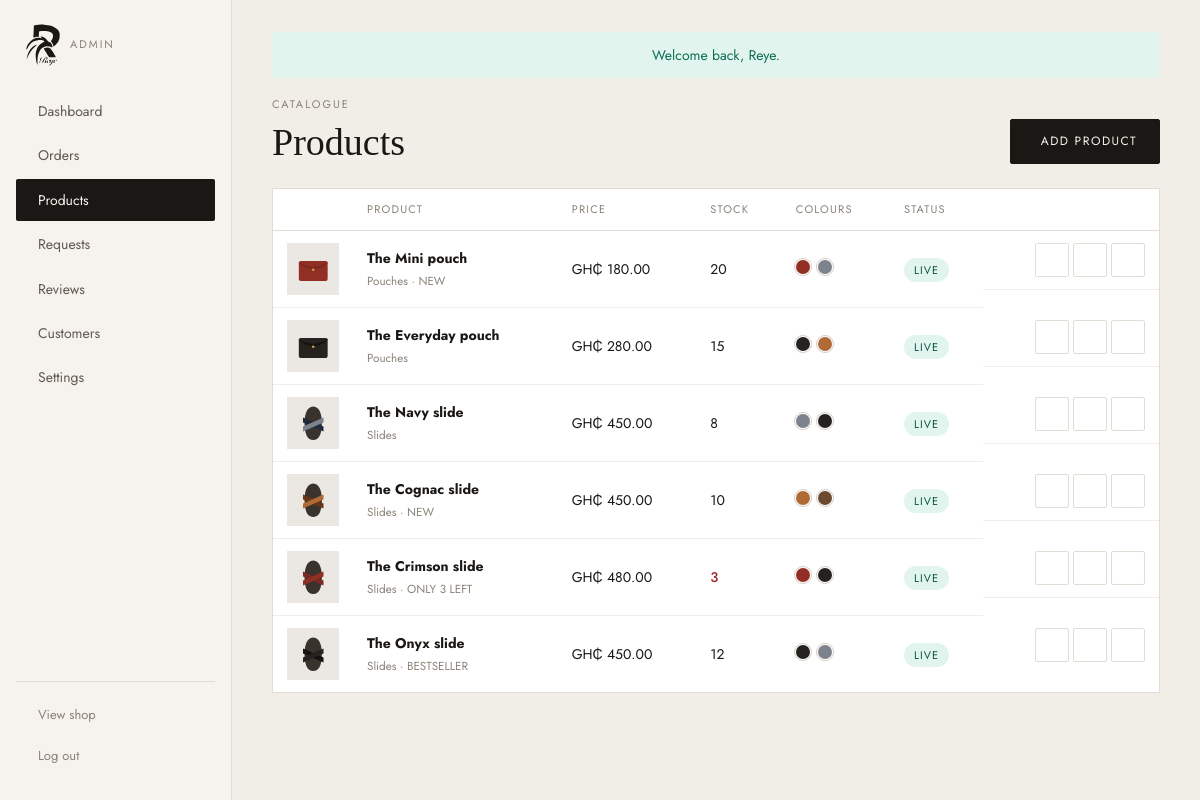
/admin/products.php (signed in), run on the app's committed database.
### tables this page shows
CREATE TABLE products (
  id          INT AUTO_INCREMENT PRIMARY KEY,
  category_id INT NOT NULL,
  name        VARCHAR(100) NOT NULL,
  slug        VARCHAR(120) NOT NULL UNIQUE,
  description TEXT,
  price       DECIMAL(10,2) NOT NULL,
  sizes       VARCHAR(100) NOT NULL DEFAULT 'One size',
  stock       INT NOT NULL DEFAULT 0,
  badge       VARCHAR(30) NULL,
  is_active   TINYINT(1) NOT NULL DEFAULT 1,
  created_at  TIMESTAMP DEFAULT CURRENT_TIMESTAMP,
  updated_at  TIMESTAMP DEFAULT CURRENT_TIMESTAMP ON UPDATE CURRENT_TIMESTAMP,
  FOREIGN KEY (category_id) REFERENCES categories(id)
);

CREATE TABLE categories (
  id   INT AUTO_INCREMENT PRIMARY KEY,
  name VARCHAR(50) NOT NULL,
  slug VARCHAR(50) NOT NULL UNIQUE
);

CREATE TABLE product_colours (
  id          INT AUTO_INCREMENT PRIMARY KEY,
  product_id  INT NOT NULL,
  colour_name VARCHAR(50) NOT NULL,
  hex_main    CHAR(7) NOT NULL,
  hex_accent  CHAR(7) NOT NULL,
  image       VARCHAR(255) NULL,
  FOREIGN KEY (product_id) REFERENCES products(id) ON DELETE CASCADE
);

### includes/functions.php (called while the page is built, shortened)
<?php
function e($value): string
{
    return htmlspecialchars((string) $value, ENT_QUOTES, 'UTF-8');
}
function url(string $path = ''): string
{
    return BASE_URL . '/' . ltrim($path, '/');
}
function money($amount): string
{
    return 'GH₵ ' . number_format((float) $amount, 2);
}

### admin/products.php (the view, shortened to what this page needs)
<?php
require_once __DIR__ . '/_init.php';
require_once __DIR__ . '/../includes/product_card.php';
$products = $pdo->query('SELECT p.*, c.name AS category_name, c.slug AS category_slug
                         FROM products p JOIN categories c ON c.id = p.category_id ORDER BY p.id DESC')->fetchAll();
$colours = [];
foreach ($pdo->query('SELECT * FROM product_colours ORDER BY id') as $c) {
    $colours[(int) $c['product_id']][] = $c;
}
require __DIR__ . '/_header.php';
?>
<div class="admin-head">
  <div><p class="label">Catalogue</p><h1>Products</h1></div>
  <a class="btn" href="<?= url('admin/product_edit.php') ?>"><i class="ti ti-plus"></i> Add product</a>
</div>
<div class="panel" style="padding:0">
  <table class="table">
    <tr><th></th><th>Product</th><th>Price</th><th>Stock</th><th>Colours</th><th>Status</th><th></th></tr>
    <?php foreach ($products as $p): $first = $colours[(int) $p['id']][0] ?? null; ?>
      <tr>
        <td class="thumb-cell">
          <div class="admin-thumb">
            <?php if ($first && $first['image']): ?>
              <img src="<?= url($first['image']) ?>" alt="">
            <?php else: ?>
              <?= product_art($p['category_slug'], $first['hex_main'] ?? '#3a332d', $first['hex_accent'] ?? '#3a332d') ?>
            <?php endif; ?>
          </div>
        </td>
        <td><strong><?= e($p['name']) ?></strong><br><small class="muted"><?= e($p['category_name']) ?><?= $p['badge'] ? ' · ' . e($p['badge']) : '' ?></small></td>
        <td><?= money($p['price']) ?></td>
        <td><span class="<?= (int) $p['stock'] <= 3 ? 'low-stock' : '' ?>"><?= (int) $p['stock'] ?></span></td>
        <td>
          <?php foreach ($colours[(int) $p['id']] ?? [] as $c): ?>
            <span class="dot" style="background:<?= e($c['hex_accent']) ?>" title="<?= e($c['colour_name']) ?><?= $c['image'] ? '' : ' (no photo yet)' ?>"></span>
          <?php endforeach; ?>
        </td>
        <td><?= $p['is_active'] ? '<span class="status status-delivered">Live</span>' : '<span class="status">Hidden</span>' ?></td>
        <td class="actions">
          <a class="icon-btn" href="<?= url('admin/product_edit.php?id=' . (int) $p['id']) ?>" title="Edit"><i class="ti ti-pencil"></i></a>
          <form method="post"><?= csrf_field() ?><input type="hidden" name="id" value="<?= (int) $p['id'] ?>"><input type="hidden" name="action" value="toggle">
            <button class="icon-btn" title="<?= $p['is_active'] ? 'Hide from shop' : 'Show in shop' ?>"><i class="ti <?= $p['is_active'] ? 'ti-eye-off' : 'ti-eye' ?>"></i></button>
          </form>
          <form method="post" data-confirm="Delete <?= e($p['name']) ?>? This cannot be undone. (Tip: hiding keeps it for later.)"><?= csrf_field() ?>
            <button class="icon-btn danger" title="Delete"><i class="ti ti-trash"></i></button>
          </form>
        </td>
      </tr>
    <?php endforeach; ?>
  </table>
</div>
<?php require __DIR__ . '/_footer.php'; ?>

### includes/product_card.php (shortened to what this page needs)
<?php
function product_art(string $categorySlug, string $main, string $accent): string
{
    $main = e($main);
    $accent = e($accent);
    if ($categorySlug === 'pouches') {
        return '<svg class="art" viewBox="0 0 120 100" aria-hidden="true">'
            . '<rect x="15" y="25" width="90" height="62" rx="6" fill="' . $accent . '"/>'
            . '<path d="M15 31Q60 70 105 31V28Q60 58 15 28Z" fill="' . $main . '"/>'
            . '<circle cx="60" cy="52" r="4" fill="#c9a24b"/></svg>';
    }
    return '<svg class="art" viewBox="0 0 120 120" aria-hidden="true">'
        . '<path d="M60 8C38 8 32 40 33 62C34 95 42 112 60 112C78 112 86 95 87 62C88 40 82 8 60 8Z" fill="#3a332d"/>'
        . '<path d="M28 42L92 70V86L28 58Z" fill="' . $main . '"/>'
        . '<path d="M92 42L28 70V86L92 58Z" fill="' . $accent . '"/></svg>';
}
    ?>

### assets/css/style.css (style rules this page uses)
:root { --ink: #1a1714; --cream: #f6f3ee; --sand: #ebe8e3; --stone: #c8c5bf; --clay: #e7e1d6; --line: #e2ddd4; --muted: #8a8379; --body: #5f5950; --gold: #c9a24b; --gold-dark: #b8913f; --danger: #a32d2d; --success: #0f6e56; --serif: 'Cormorant Garamond', Georgia, serif; --sans: 'Jost', 'Helvetica Neue', Arial, sans-serif; --wrap: 1240px; }
*, *::before, *::after { box-sizing: border-box; }
html { scroll-behavior: smooth; }
body { margin: 0; background: var(--cream); color: var(--ink); font-family: var(--sans); font-size: 15px; line-height: 1.6; -webkit-font-smoothing: antialiased; }
a { color: inherit; text-decoration: none; }
button, input, select, textarea { font: inherit; color: inherit; }
.label { font-size: 11px; letter-spacing: 2px; text-transform: uppercase; color: var(--muted); margin: 0 0 8px; }
.btn { display: inline-flex; align-items: center; justify-content: center; gap: 8px; background: var(--ink); color: var(--cream); border: 1px solid var(--ink); border-radius: 2px; padding: 12px 22px; font-size: 12px; letter-spacing: 1.5px; text-transform: uppercase; cursor: pointer; transition: opacity .2s, background .2s; }
.panel { background: #fff; border: 1px solid var(--line); padding: 28px; }
.status { font-size: 11px; letter-spacing: 1px; text-transform: uppercase; padding: 4px 10px; border-radius: 12px; background: var(--sand); }
.status-delivered { background: #e1f5ee; color: #085041; }
.admin-body { background: #f1eee8; }
.admin-main h1 { font-family: var(--serif); font-weight: 400; font-size: 38px; margin: 0; line-height: 1.1; display: flex; align-items: center; gap: 12px; flex-wrap: wrap; }
.admin-main .panel { padding: 22px 24px; margin-bottom: 20px; }
.admin-head { display: flex; justify-content: space-between; align-items: flex-end; gap: 16px; flex-wrap: wrap; margin-bottom: 24px; }
.muted { color: var(--muted); }
.table { width: 100%; border-collapse: collapse; font-size: 14px; }
.table th { text-align: left; font-weight: 400; font-size: 11px; letter-spacing: 1.2px; text-transform: uppercase; color: var(--muted); padding: 12px 14px; border-bottom: 1px solid var(--line); }
.table td { padding: 12px 14px; border-bottom: 1px solid #f0ede8; vertical-align: middle; }
.table tr:last-child td { border-bottom: 0; }
.table td strong, .table code { white-space: nowrap; }
.panel .table { margin: 0; }
.actions { display: flex; gap: 4px; justify-content: flex-end; align-items: center; }
.actions form { margin: 0; }
.icon-btn { width: 34px; height: 34px; border: 1px solid var(--line); background: #fff; display: inline-flex; align-items: center; justify-content: center; cursor: pointer; font-size: 16px; border-radius: 2px; color: var(--body); }
.thumb-cell { width: 64px; }
.admin-thumb { width: 52px; height: 52px; background: var(--sand); display: flex; align-items: center; justify-content: center; overflow: hidden; }
.admin-thumb svg.art { width: 74%; }
.dot { display: inline-block; width: 14px; height: 14px; border-radius: 50%; margin-right: 4px; outline: 1px solid #d4cec4; outline-offset: 1px; }
.low-stock { color: var(--danger); font-weight: 500; }

### data on the page
products: name "The Mini pouch", category.name "Pouches", badge "NEW", price "GH₵ 180.00", stock "20", is_active "LIVE"
products: name "The Everyday pouch", category.name "Pouches", price "GH₵ 280.00", stock "15", is_active "LIVE"
products: name "The Navy slide", category.name "Slides", price "GH₵ 450.00", stock "8", is_active "LIVE"
products: name "The Cognac slide", category.name "Slides", badge "NEW", price "GH₵ 450.00", stock "10", is_active "LIVE"
products: name "The Crimson slide", category.name "Slides", badge "ONLY 3 LEFT", price "GH₵ 480.00", stock "3", is_active "LIVE"
products: name "The Onyx slide", category.name "Slides", badge "BESTSELLER", price "GH₵ 450.00", stock "12", is_active "LIVE"

### other printed values
$label "Dashboard"
$label "Orders"
$label "Products"
$label "Requests"
$label "Reviews"
$label "Customers"
$label "Settings"
$f['message'] "Welcome back, Reye."
